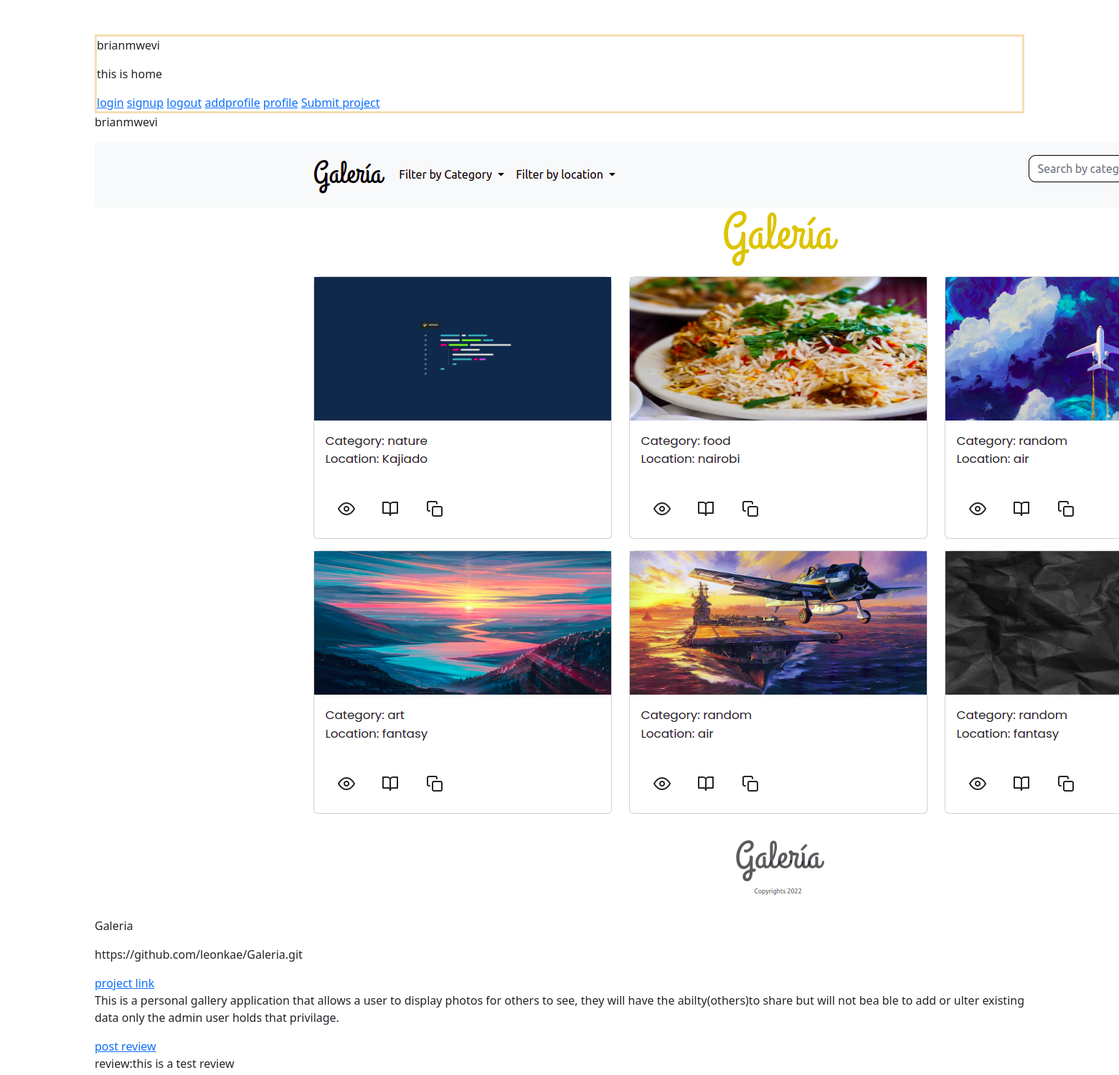
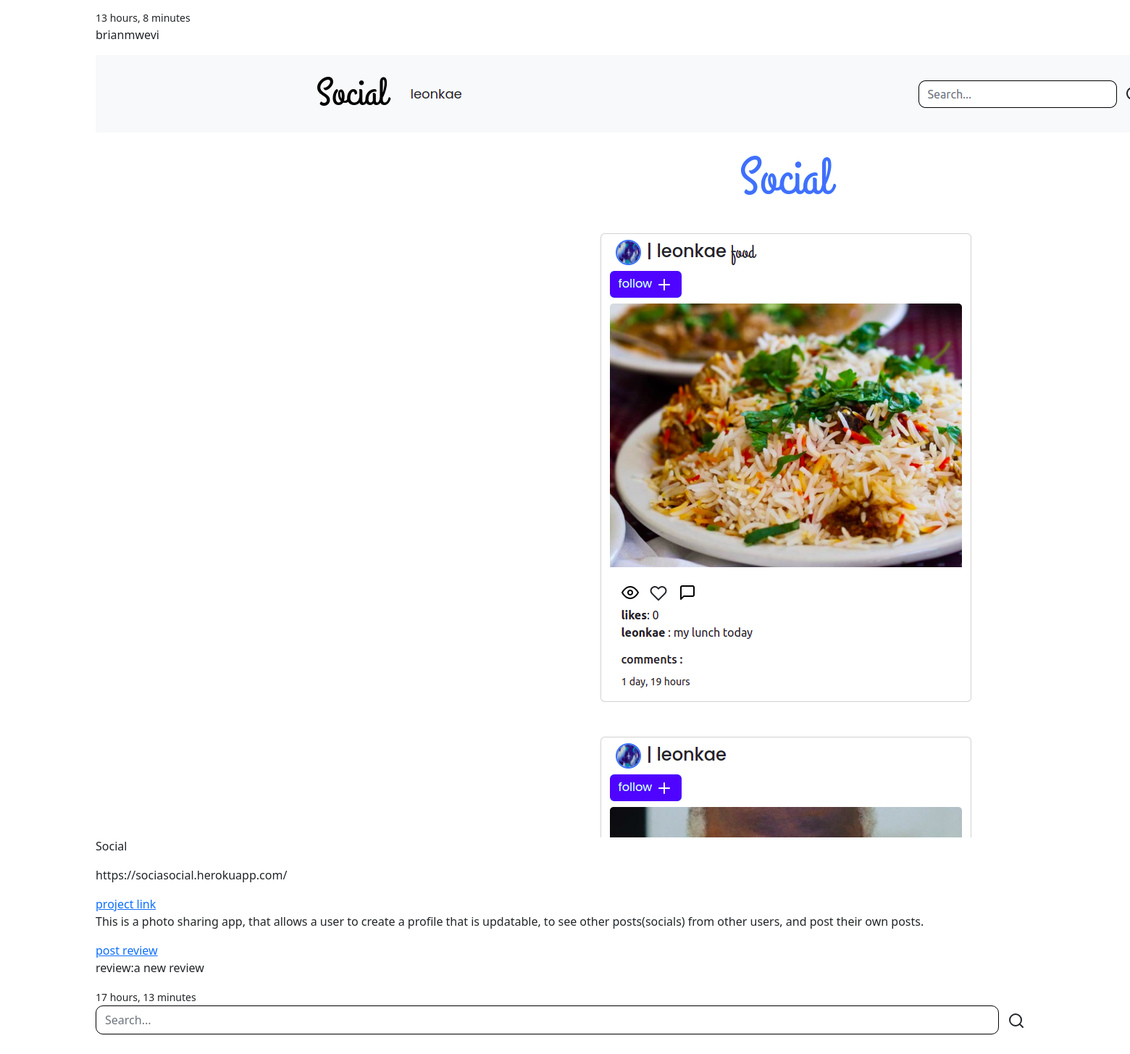
/ (signed in), run on the app's committed database (2 pictures, top to bottom).
### critique/models.py (models this page shows, shortened)
class Project(models.Model):
    image = models.ImageField(upload_to='media/', default='')
    projectname =models.CharField(max_length=100)
    description=models.CharField(max_length=255, null=False, blank=False)
    likes =models.ManyToManyField(User, related_name='critique_image')
    created = models.DateTimeField(auto_now_add=True)
    modified =models.DateTimeField(auto_now=True)
    reviews =models.ManyToManyField('Reviews',blank=True)
    urls = models.URLField()
    profile = models.ForeignKey(Profile, on_delete=models.CASCADE)

class Profile(models.Model):
    pro_picture =models.ImageField(upload_to ='profile/', default='')
    bio = models.TextField(max_length=255)
    user = models.ForeignKey(User, on_delete=models.CASCADE,related_name='profile')
    email= models.EmailField()
    def __str__(self):
        return self.user.username

class Reviews(models.Model):
    user = models.ForeignKey(User, on_delete=models.CASCADE)
    text = models.TextField()
    created = models.DateTimeField(auto_now_add=True)
    modified =models.DateTimeField(auto_now=True)
    user_post =models.ForeignKey('Project', on_delete=models.CASCADE, related_name='user_reviews')

### critique/views.py (the view)
# urls.py: path('', views.home, name='home'),
def home(request):
    images=Project.objects.order_by("-created").all()
    return render(request,'critiques/home.html', {'images':images})

### critique/templates/critiques/home.html (shortened to what this page needs)
{% extends 'critiques/base.html' %} {% block content %}
<div class="container">
  <div class="test-info">
    <p>{{request.user}}</p>
    <p>this is home</p>
    <a href="{% url 'login' %}">login</a>
    <a href="{% url 'signup' %}">signup</a>
    <a href="{% url 'logout' %}">logout</a>
    <a href="{% url 'addprofile' %}">addprofile</a>
    <a href="{% url 'profile' %}">profile</a>
    <a href="{% url 'create' %}">Submit project</a>
  </div>
  {% for image in images %}
  <p>{{image.profile}}</p>
  <img src="{{image.image.url}}" alt="img.." />
  <p>{{image.projectname}}</p>
  <p>{{image.urls}}</p>
  <a href="{{image.urls}}">project link</a>
  <p>{{image.description}}</p>
  <a href="{% url 'review' image.pk %}">post review</a>
  {% for review in image.reviews.all|slice:'2' %}
  <p>review:{{review.text}}</p>
  {% endfor %}
  <small>{{image.created|timesince}}</small>
  {% endfor %}
  <form class="navbar-form" method="POST" action="{% url 'search' %}">
    <div class="input-group">
      <input
        type="search"
        id="search"
        class="form-control"
        placeholder="Search..."
        name="searched"
        style="border-radius: 10px; border: solid 1px black"
      />
      <div class="input-group-btn">
        <button class="btn btn-default" type="submit">
          <i class="glyphicon glyphicon-search"
            ><svg
              xmlns="http://www.w3.org/2000/svg"
              width="24"
              height="24"
              viewBox="0 0 24 24"
              fill="none"
              stroke="currentColor"
              stroke-width="2"
              stroke-linecap="round"
              stroke-linejoin="round"
              class="feather feather-search"
            >
              <circle cx="11" cy="11" r="8"></circle>
              <line x1="21" y1="21" x2="16.65" y2="16.65"></line></svg
          ></i>
        </button>
      </div>
    </div>
  </form>
</div>
{% endblock %}

### critique/static/css/global.css (style rules this page uses)
.test-info { border: 3px solid wheat; }

### data on the page
Project: profile "brianmwevi", image (picture), projectname "Galeria", urls "https://github.com/leonkae/Galeria.git", description "This is a personal gallery application that allows a user to display photos for others to see, they will have the abilty(others)to share but will not bea ble to add or ulter existing data only the admin user holds that privilage.", created "13 hours, 8 minutes"
Reviews: text "this is a test review"
Project: profile "brianmwevi", image (picture), projectname "Social", urls "https://sociasocial.herokuapp.com/", description "This is a photo sharing app, that allows a user to create a profile that is updatable, to see other posts(socials) from other users, and post their own posts.", created "17 hours, 13 minutes"
Reviews: text "a new review"

### other printed values
{{ request.user }} "brianmwevi"
